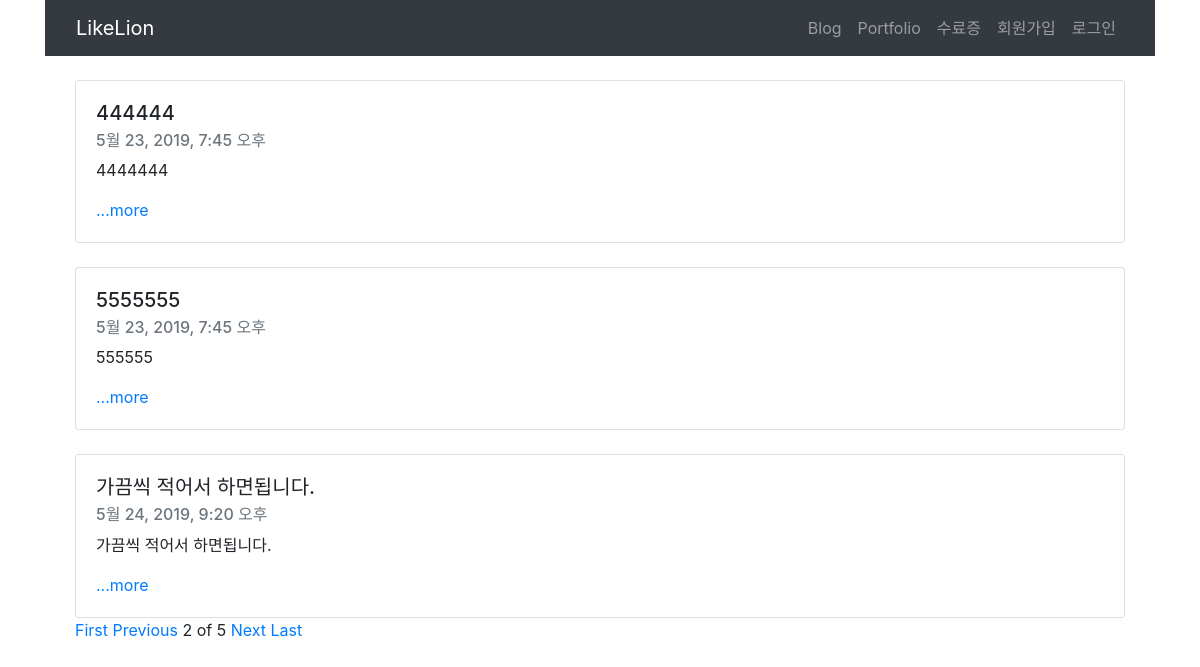
Screenshot of /?page=2 with the database file from the repository.
### blog/models.py (models this page shows, shortened)
class Blog(models.Model):
    title = models.CharField(max_length=200) # 제목 길이 할당
    pub_date = models.DateTimeField('date published') # 시간과 관련된 함수를 쓰고
    body = models.TextField() # 엄청 긴글을 쓸수 있는 박스
    def summary(self):
        return self.body[:100] # body 의 변수에 넣어서 100글자까지 기입만 되게 작성하여라

### blog/views.py (the view)
# urls.py: path('',blog.views.home, name = 'home'),
def home(request):
    blogs = Blog.objects
    blog_list=Blog.objects.all()
    paginator = Paginator(blog_list,3)
    page = request.GET.get('page')
    posts = paginator.get_page(page)
    return render(request,'blog/home.html', {'blogs':blogs,'posts':posts})

### blog/templates/blog/home.html
{% extends 'base.html' %}
{% block content %}
    <div class = 'container'>
        {% for blog in posts %}
        <br>
        <div class="card">
            <div class="card-body">
                <h5 class="card-title">{{blog.title}}</h5>
                <h6 class="card-subtitle mb-2 text-muted">{{blog.pub_date}}</h6>
                <p class="card-text">{{blog.summary}}</p>
                <a href="{%url 'detail' blog.id%}" class="card-link">...more</a>
            </div>
        </div>
        {%endfor%}
        {%if posts.has_previous%}
        <a href="?page=1">First</a>
        <a href="?page={{posts.previous_page_number}}">Previous</a>
        {%endif%}
        <span>{{posts.number}}</span>
        <span>of</span>
        <span>{{posts.paginator.num_pages}}</span>
        {%if posts.has_next%}
        <a href="?page={{posts.next_page_number}}">Next</a>
        <a href="?page={{posts.paginator.num_pages}}">Last</a>
        {%endif%}
    </div>
{% endblock %}

### rows the page displays
Blog: title "444444", pub_date "5월 23, 2019, 7:45 오후", summary "4444444"
Blog: title "5555555", pub_date "5월 23, 2019, 7:45 오후", summary "555555"
Blog: title "가끔씩 적어서 하면됩니다.", pub_date "5월 24, 2019, 9:20 오후", summary "가끔씩 적어서 하면됩니다."

### other values shown
{{ posts.number }} "2"
{{ posts.paginator.num_pages }} "5"
